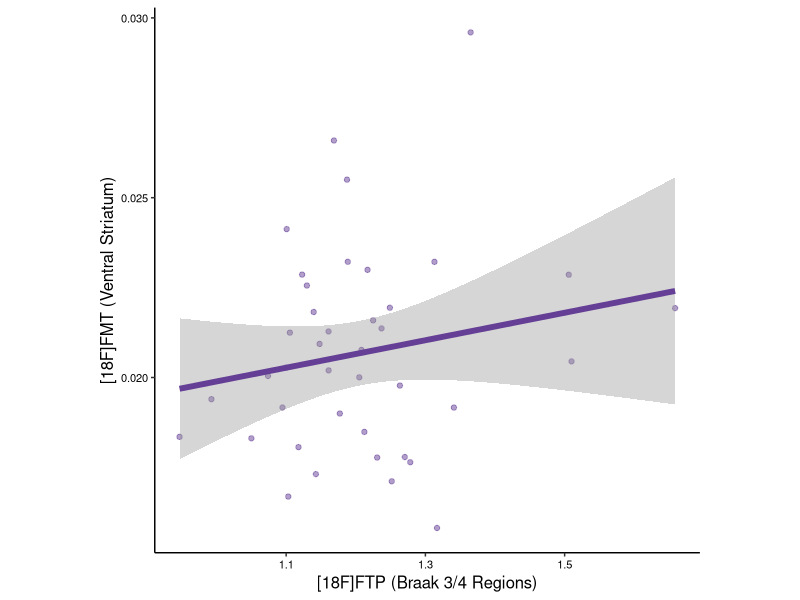
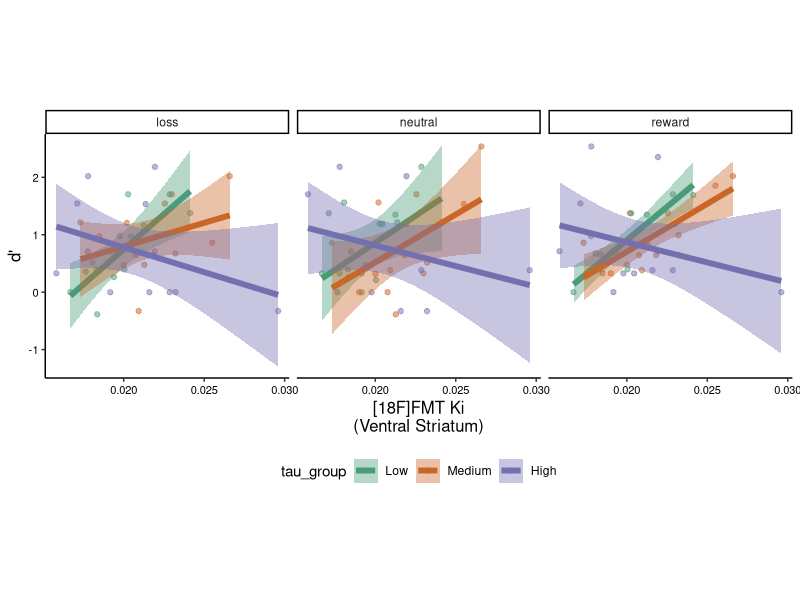
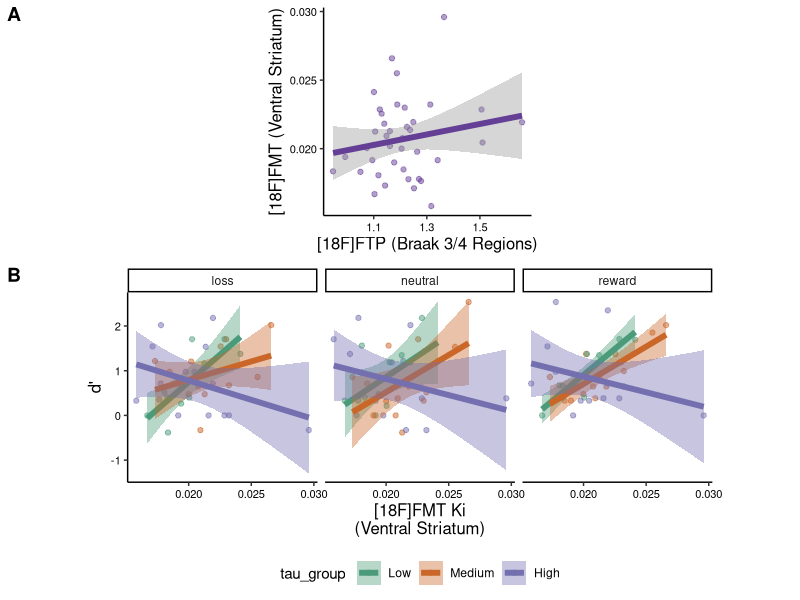
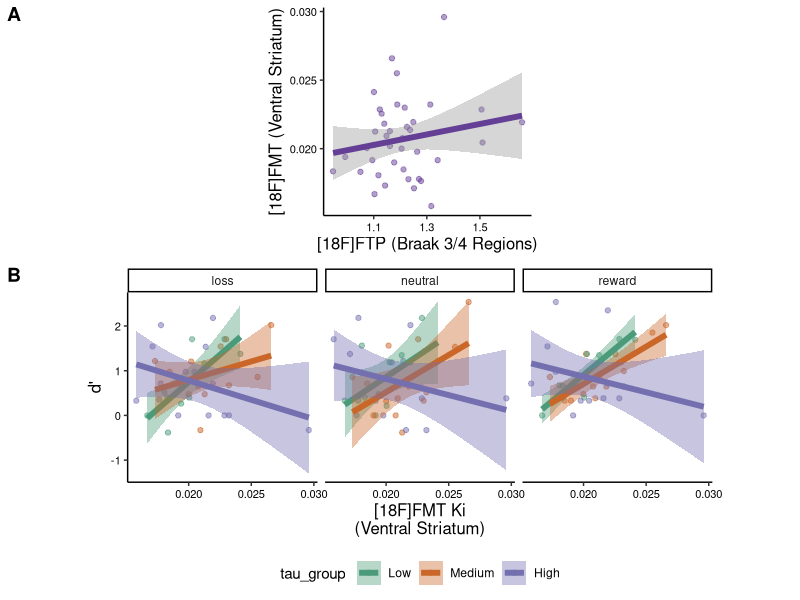

These charts were generated, in order, by the following R code:
## ---- chunk 1
knitr::opts_chunk$set(echo = TRUE)
## ---- chunk 2
# Load Libraries
library(tidyverse) # v2.0.0
library(ggpubr) # v0.6.0
library(lme4) # v1.1.32
library(lmerTest) # v3.1.3
library(rstatix) # v0.7.2

# Set color scales
tau_group_cscale <- scale_color_manual(values = c("#4b9b7a", "#ca6728", "#7470af"))
tau_group_fscale <- scale_fill_manual(values = c("#4b9b7a", "#ca6728", "#7470af"))

age_group_cscale <- scale_color_manual(values = c("#643f95", "#549e3e"))
age_group_fscale <- scale_fill_manual(values = c("#643f95", "#549e3e"))

# Read data
data_A <- read_csv('data_sup_fig06a.csv')
data_B <- read_csv('data_sup_fig06b.csv')

data_A$tau_group <- factor(data_A$tau_group, levels = c('Low', 'Medium', 'High'))
data_B$tau_group <- factor(data_B$tau_group, levels = c('Low', 'Medium', 'High'))
## ---- chunk 3
# Panel A
figA <- data_A %>%
  ggplot(aes(x=ftp_braak34_suvr, y=fmt_ki_vst)) +
  geom_point(color = "#643f95", fill = "#643f95", alpha = 0.5) +
  geom_smooth(method = 'lm', limit = 0.9, linewidth = 2, color = "#643f95") +
  xlab('[18F]FTP (Braak 3/4 Regions)') +
  ylab('[18F]FMT (Ventral Striatum)') +
  theme_classic() +
  theme(panel.background = element_blank(),
      axis.line = element_line(color = 'black'),
      legend.position = 'bottom', 
      axis.text.x = element_text(color = 'black', size = 8),
      axis.text.y = element_text(color = 'black', size = 8),
      axis.title.x = element_text(color = 'black', size = 12),
      axis.title.y = element_text(color = 'black', size = 12),
      legend.title = element_blank(),
      aspect.ratio = 1)

figA
## ---- chunk 4
modA <- lm(fmt_ki_vst ~ ftp_braak34_suvr + age + sex + yrs_edu,
           data = data_A)
summary(modA)

## ---- chunk 5
# Panel B: Plot FMT by d' across each valence
figB <- data_B %>% 
  ggplot(aes(x = fmt_ki_vst, y = dprime, group = tau_group,
             color = tau_group)) +
  geom_point(alpha = 0.5) +
  geom_smooth(aes(color = tau_group, fill = tau_group),
                  method = 'lm', linewidth = 2, limit = 0.9) +
  tau_group_cscale +
  tau_group_fscale +
  theme_classic() +
  xlab(bquote('[18F]FMT Ki\n(Ventral Striatum)')) +
  ylab('d\'') +
  facet_wrap(.~valence, nrow = 1) +
  theme(panel.background = element_blank(),
      axis.line = element_line(color = 'black'),
      legend.position = 'bottom', 
      axis.text.x = element_text(color = 'black', size = 8),
      axis.text.y = element_text(color = 'black', size = 8),
      axis.title.x = element_text(color = 'black', size = 12),
      axis.title.y = element_text(color = 'black', size = 12),
      aspect.ratio = 1)

figB
## ---- chunk 6
lme1 <- lmer(dprime ~ fmt_ki_vst*ftp_braak34_suvr + age + sex + yrs_edu + valence + (1 | subject),
             data_B)
summary(lme1)
## ---- chunk 7
# Stats for Panel B:
lme2 <- lmer(dprime ~ fmt_ki_vst*ftp_braak34_suvr + valence + age + sex + yrs_edu + learning + (1 | subject),
             data_B)
summary(lme2)
## ---- chunk 8
# Combined Panels
fmt_fig <- ggarrange(figA, figB, nrow = 2, 
                     labels = c('A', 'B'), heights = c(1, 1.3))

ggsave(fmt_fig, filename = 'sup_fig06.pdf', width = 5, height = 5, units = 'in')
fmt_fig
